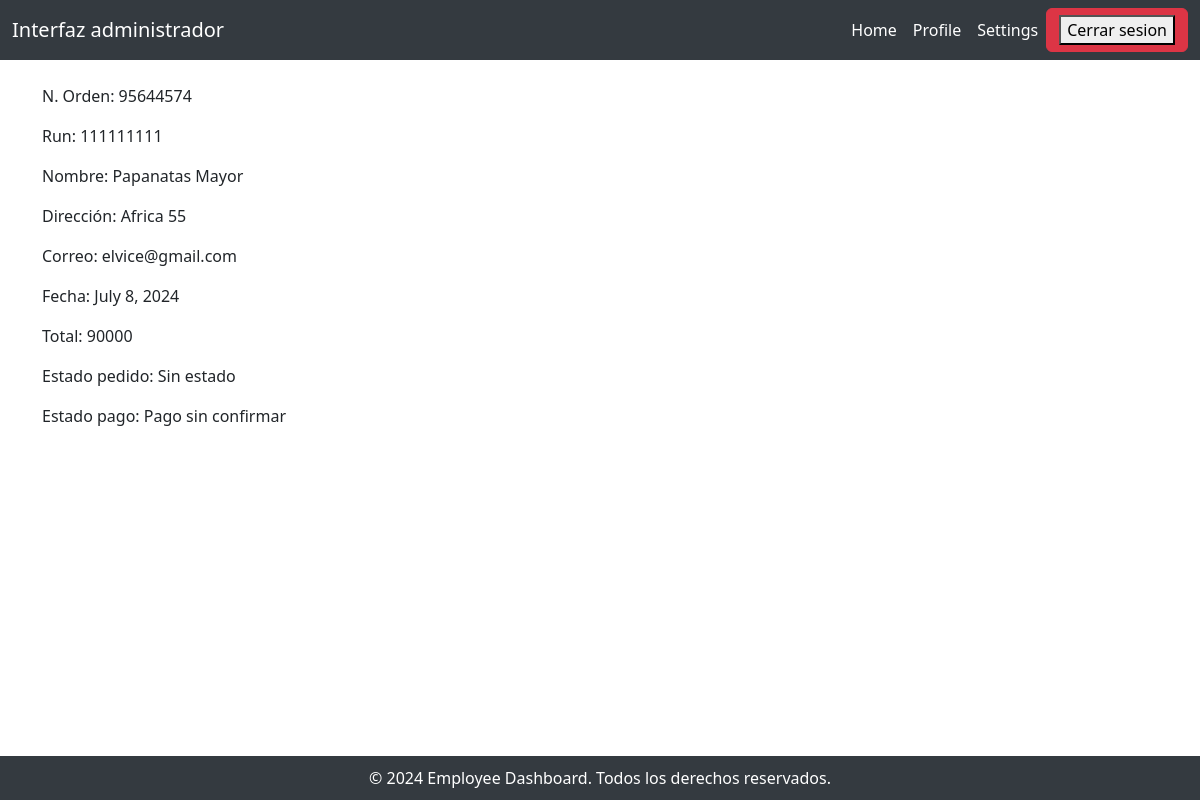
Page /detalle_invitado/2 on the committed database.
### Ferremax/models.py (models this page shows, shortened)
class pedidoSinRegistrar(models.Model):
    idPedido = models.AutoField(primary_key=True)
    idOrden = models.IntegerField()
    idSesion = models.IntegerField()
    runCliente = models.CharField(max_length=10, blank=False, null=False)
    nombreCompleto = models.CharField(max_length=20, blank=False, null=False)
    direccionPedido = models.CharField(max_length=50, blank=False, null=False)
    correo = models.CharField(max_length=20, blank=False, null=False)
    fechaPedido = models.DateField(blank=False, null=False)
    totalPedido = models.IntegerField()
    estadoPedido = models.ForeignKey("estadoPedido", on_delete=models.CASCADE)
    estadoPago = models.ForeignKey("estadoPago", on_delete=models.CASCADE)

class estadoPedido(models.Model):
    idEstadoPedido = models.AutoField(primary_key=True)
    nombreEstadoPedido = models.CharField(max_length=50, blank=False, null=False)

class estadoPago(models.Model):
    idEstadoPago = models.AutoField(primary_key=True)
    nombreEstadoPago = models.CharField(max_length=50, blank=False, null=False)

### Ferremax/views.py (the view)
# urls.py: path("detalle_invitado/<str:pk>", detalle_invitado, name="detalle_invitado"),
def detalle_invitado(request, pk):
    ped = pedidoSinRegistrar.objects.get(idPedido=pk)
    context = {
        "pedido" : ped
    }
    return render(request, "core/detalle_invitado.html", context)

### Ferremax/templates/core/detalle_invitado.html (shortened to what this page needs)
<!doctype html>
<html lang="en">
  {%load static%}
<head>
  <link href="{% static '../static/css/Empleados.css' %}" rel="stylesheet" />
  <link href="https://cdn.jsdelivr.net/npm/bootstrap@5.3.2/dist/css/bootstrap.min.css" rel="stylesheet">
</head>
<body>
    <header>
        <nav class="navbar navbar-expand-lg">
            <div class="container-fluid">
                <a class="navbar-brand" href="#">Interfaz administrador</a>
                <div class="collapse navbar-collapse" id="navbarNav">
                    <ul class="navbar-nav ms-auto">
                        <li class="nav-item">
                            <a class="nav-link" href="#">Home</a>
                        </li>
                        <li class="nav-item">
                            <a class="nav-link" href="#">Profile</a>
                        </li>
                        <li class="nav-item">
                            <a class="nav-link" href="#">Settings</a>
                        </li>
                    </ul>
                    <a href="{% url 'logout_empleado' %}" class="btn btn-danger"><Button>Cerrar sesion</Button></a>
                </div>
            </div>
        </nav>
    </header>
    <main>
        <div class="container mt-4">
            <div class="row">
                <p>N. Orden: {{pedido.idOrden}}</p>
                <p>Run: {{pedido.runCliente}}</p>
                <p>Nombre: {{pedido.nombreCompleto}}</p>
                <p>Dirección: {{pedido.direccionPedido}}</p>
                <p>Correo: {{pedido.correo}}</p>
                <p>Fecha: {{pedido.fechaPedido}}</p>
                <p>Total: {{pedido.totalPedido}}</p>
                <p>Estado pedido: {{pedido.estadoPedido.nombreEstadoPedido}}</p>
                <p>Estado pago: {{pedido.estadoPago.nombreEstadoPago}}</p>
            </div>
        </div>
    </main>
    <footer class="footer">
        &copy; 2024 Employee Dashboard. Todos los derechos reservados.
    </footer>
</body>
</html>

### Ferremax/static/css/Empleados.css (style rules this page uses)
body { background-color: #f5f5f5; }
.navbar { background-color: #343a40; }
.navbar-brand, .nav-link, .nav-item { color: white !important; }
.footer { text-align: center; padding: 10px; background-color: #343a40; color: white; position: absolute; bottom: 0; width: 100%; }

### rows in the picture
pedidoSinRegistrar: idOrden "95644574", runCliente "111111111", nombreCompleto "Papanatas Mayor", direccionPedido "Africa 55", correo "elvice@gmail.com", fechaPedido "July 8, 2024", totalPedido "90000", estadoPedido.nombreEstadoPedido "Sin estado", estadoPago.nombreEstadoPago "Pago sin confirmar"
